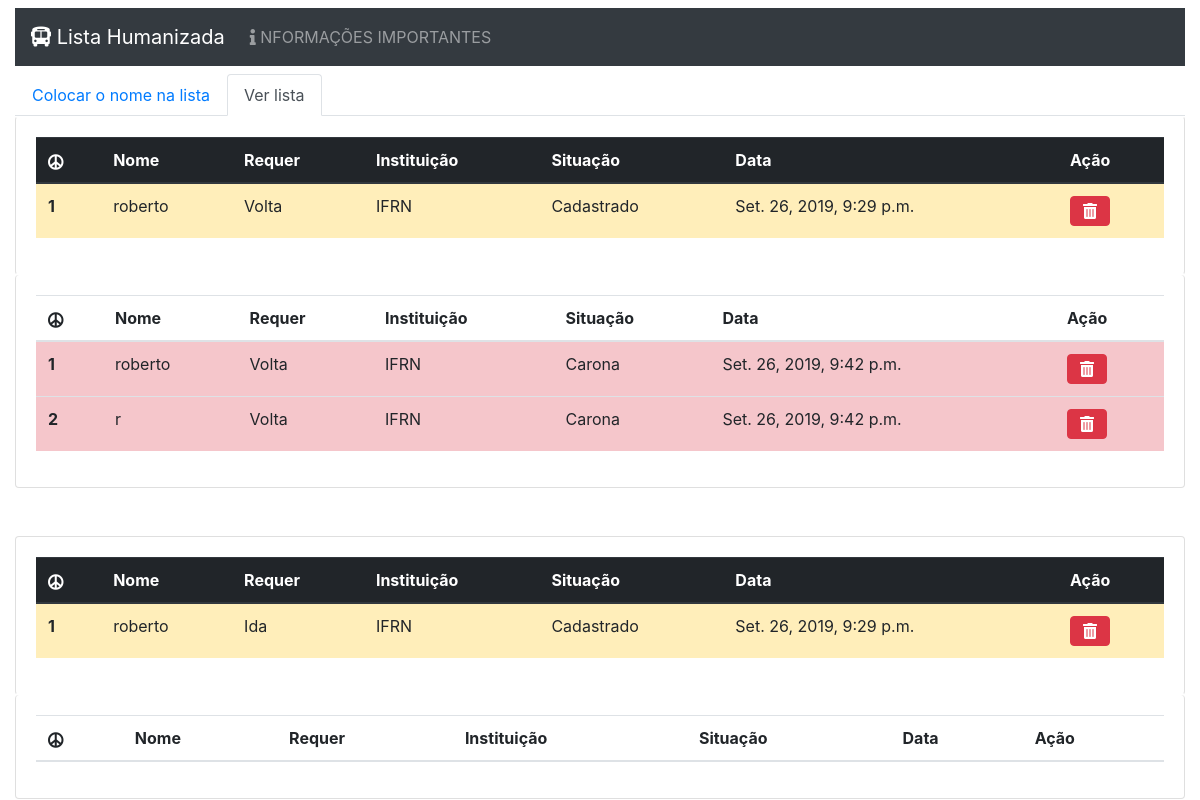
Before: / with the older database file.
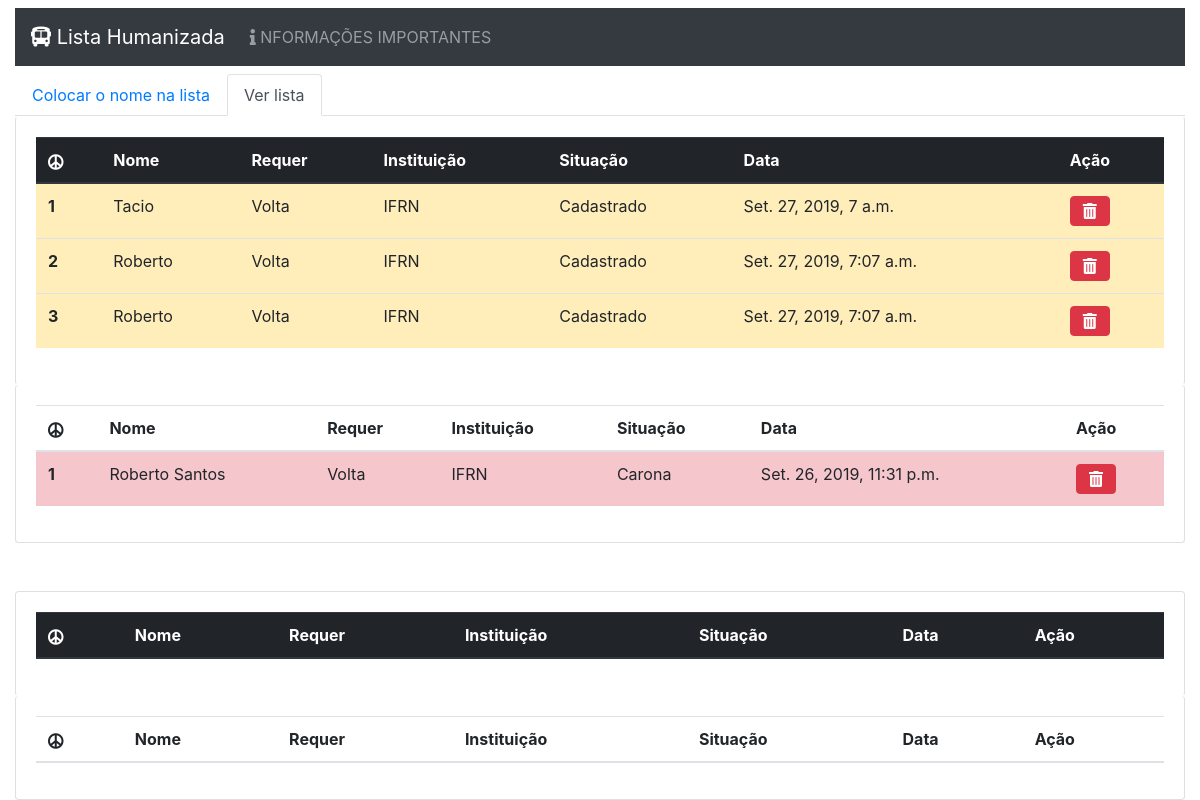
After: the same page with the newer database file.
### lista/models.py (models this page shows, shortened)
class Aluno(models.Model):
	IDA = 1
	IDAEVOLTA = 2
	VOLTA = 3
	STATUS_CHOICES = (
	    (IDA, 'Ida'),
	    (IDAEVOLTA, 'Ida e volta'),
	    (VOLTA, 'Volta'),
	)
	CADASTRADO = 1
	CARONA = 2
	STATUS_CHOICES2 = (
	    (CADASTRADO, 'Cadastrado'),
	    (CARONA, 'Carona'),
	)
	data = models.DateTimeField(auto_now_add=True) #default = timezone.now
	nome = models.CharField(max_length = 100)
	acao = models.IntegerField(choices=STATUS_CHOICES, default=IDAEVOLTA)
	instituicao = models.CharField(max_length = 10)
	situacao = models.IntegerField(choices=STATUS_CHOICES2, default=CADASTRADO)

### lista/views.py (the view)
# urls.py: path('', views.listar, name='menu'),
def listar (request):
	lista0 = Aluno.objects.all().filter(situacao=Aluno.CADASTRADO, acao=Aluno.VOLTA)
	lista1 = Aluno.objects.all().filter(situacao=Aluno.CADASTRADO, acao=Aluno.IDA)
	lista2 = Aluno.objects.all().filter(situacao=Aluno.CARONA,acao=Aluno.VOLTA)
	lista3 = Aluno.objects.all().filter(situacao=Aluno.CARONA,acao=Aluno.IDA)
	return render (request, 'main.html', {"cadastrados": lista0,'caronas': lista2, 'cadastradosi':lista1, 'caronasi':lista3})

### lista/templates/main.html (shortened to what this page needs)
<html lang="pt-br">
<head>
  <link rel="stylesheet" href="https://use.fontawesome.com/releases/v5.5.0/css/all.css">
  <link rel="stylesheet" href="https://stackpath.bootstrapcdn.com/bootstrap/4.1.3/css/bootstrap.min.css">
</head>
<body>
  <div class="container-fluid">
    <div class="row">
      <div class="col-md-12 ">
        <nav class="navbar navbar-expand-lg navbar-dark bg-dark mt-2 mb-2">
          <a class="navbar-brand" href="{% url 'menu' %}"><i class="fas fa-bus-alt"></i> Lista Humanizada</a>
          <div class="collapse navbar-collapse" id="navbarSupportedContent">
              <ul class="navbar-nav mr-auto">
                <li class="nav-item">
                  <a class="btn nav-link text-left" data-toggle="modal" data-target="#exampleModalCenter3"><i class="fas fa-info"></i> NFORMAÇÕES IMPORTANTES </a>
                </li>
              </ul>
            </div>
        </nav>
      </div>
    </div>
    <div class="row">
      <div class="col-md-12 ">
      <ul class="nav nav-tabs" id="myTab" role="tablist">
      <li class="nav-item">
        <a class="nav-link " id="home-tab" data-toggle="tab" href="#cl" role="tab" aria-controls="home" aria-selected="false">Colocar o nome na lista</a>
      </li>
      <li class="nav-item">
        <a class="nav-link active" id="profile-tab" data-toggle="tab" href="#lv" role="tab" aria-controls="profile" aria-selected="true">Ver lista</a>
      </li>
    </ul>
  </div>
  </div>
      <div class="tab-content" id="myTabContent">
        <div class="tab-pane fade show active" id="lv" role="tabpanel" aria-labelledby="profile-tab">
        <div class="row">
          <div class="col-md-12">
            <div class="card" style="border-top-color: white; border-bottom-color: white">
              <div class="card-body">
                  <div class="table-responsive">
                  <table class="table">
                      <thead class="thead-dark">
                      <tr>
                          <th scope="col"><i class="fas fa-peace"></i></th>
                          <th scope="col">Nome</th>
                          <th scope="col">Requer</th>
                          <th scope="col">Instituição</th>
                          <th scope="col">Situação</th>
                          <th scope="col">Data</th>
                          <th scope="col">Ação</th>
                        </tr>
                      </thead>
                      <tbody>
                        {% for lista in cadastrados %}
                        <tr class="table-warning">
                          <th scope="row">{{ forloop.counter }}</th>
                          <td >{{ lista.nome }}</td>
                          <td >{{ lista.get_acao_display }}</td>
                          <td >{{ lista.instituicao }}</td>
                          <td >{{ lista.get_situacao_display }}</td>
                          <td  >{{ lista.data }}</td>
                          <td>
                            <div class="btn-group" role="group" aria-label="Basic example">
                                <a href="{% url 'tirar' lista.id %}" class="btn btn-danger" role="button"> <i class='fas fa-trash-alt'></i></a>
                          </div>
                        </td>
                      </tr>
                        {% endfor %}
                      </tbody>
                  </table>
                  </div>
              </div>
            </div>
          </div>
        </div>
        <div class="row">
          <div class="col-md-12 ">
            <div class="card" style="border-top: white">
              <div class="card-body">
                  <div class="table-responsive">
                  <table class="table">
                      <thead class="thead">
                      <tr>
                          <th scope="col"><i class="fas fa-peace"></i></th>
                          <th scope="col">Nome</th>
                          <th scope="col">Requer</th>
                          <th scope="col">Instituição</th>
                          <th scope="col">Situação</th>
                          <th scope="col">Data</th>
                          <th scope="col">Ação</th>
                        </tr>
                      </thead>
                      <tbody>
                        {% for lista in caronas %}
                        <tr class="table-danger">
                          <th scope="row">{{ forloop.counter }}</th>
                          <td >{{ lista.nome }}</td>
                          <td >{{ lista.get_acao_display }}</td>
                          <td >{{ lista.instituicao }}</td>
                          <td >{{ lista.get_situacao_display }}</td>
                          <td  >{{ lista.data }}</td>
                          <td>
                            <div class="btn-group" role="group" aria-label="Basic example">
                              <a href="{% url 'tirar' lista.id %}" class="btn btn-danger" role="button"> <i class='fas fa-trash-alt'></i></a>
                          </div>
                        </td>
                      </tr>
                        {% endfor %}
                      </tbody>
                  </table>
                  </div>
              </div>
            </div>
          </div>
        </div>
        <div class="row">
          <div class="col-md-12 mt-5">
            <div class="card" style=" border-bottom-color: white">
              <div class="card-body">
                  <div class="table-responsive">
                  <table class="table">
                      <thead class="thead-dark">
                      <tr>
                          <th scope="col"><i class="fas fa-peace"></i></th>
                          <th scope="col">Nome</th>
                          <th scope="col">Requer</th>
                          <th scope="col">Instituição</th>
                          <th scope="col">Situação</th>
                          <th scope="col">Data</th>
                          <th scope="col">Ação</th>
                        </tr>
                      </thead>
                      <tbody>
                        {% for lista in cadastradosi %}
                        <tr class="table-warning">
                          <th scope="row">{{ forloop.counter }}</th>
                          <td >{{ lista.nome }}</td>
                          <td >{{ lista.get_acao_display }}</td>
                          <td >{{ lista.instituicao }}</td>
                          <td >{{ lista.get_situacao_display }}</td>
                          <td  >{{ lista.data }}</td>
                          <td>
                            <div class="btn-group" role="group" aria-label="Basic example">
                              <a href="{% url 'tirar' lista.id %}" class="btn btn-danger" role="button"> <i class='fas fa-trash-alt'></i></a>
                          </div>
                        </td>
                      </tr>
                        {% endfor %}
                      </tbody>
                  </table>
                  </div>
              </div>
            </div>
          </div>
        </div>
        <div class="row">
          <div class="col-md-12 ">
            <div class="card" style="border-top: white">
              <div class="card-body">
                  <div class="table-responsive">
                  <table class="table">
                      <thead class="thead">
                      <tr>
                          <th scope="col"><i class="fas fa-peace"></i></th>
                          <th scope="col">Nome</th>
                          <th scope="col">Requer</th>
                          <th scope="col">Instituição</th>
                          <th scope="col">Situação</th>
                          <th scope="col">Data</th>
                          <th scope="col">Ação</th>
                        </tr>
                      </thead>
                  </table>
                  </div>
              </div>
            </div>
          </div>
        </div>
     </div>
</div>
</div>
</body>

Changed rows visible on the page:
removed Aluno: nome "roberto", acao "Volta", instituicao "IFRN", situacao "Cadastrado", data "Set. 26, 2019, 9:29 p.m."
removed Aluno: nome "roberto", acao "Volta", instituicao "IFRN", situacao "Carona", data "Set. 26, 2019, 9:42 p.m."
removed Aluno: nome "r", acao "Volta", instituicao "IFRN", situacao "Carona", data "Set. 26, 2019, 9:42 p.m."
removed Aluno: nome "roberto", acao "Ida", instituicao "IFRN", situacao "Cadastrado", data "Set. 26, 2019, 9:29 p.m."
added Aluno: nome "Tacio", acao "Volta", instituicao "IFRN", situacao "Cadastrado", data "Set. 27, 2019, 7 a.m."
added Aluno: nome "Roberto", acao "Volta", instituicao "IFRN", situacao "Cadastrado", data "Set. 27, 2019, 7:07 a.m."
added Aluno: nome "Roberto", acao "Volta", instituicao "IFRN", situacao "Cadastrado", data "Set. 27, 2019, 7:07 a.m."
added Aluno: nome "Roberto Santos", acao "Volta", instituicao "IFRN", situacao "Carona", data "Set. 26, 2019, 11:31 p.m."
